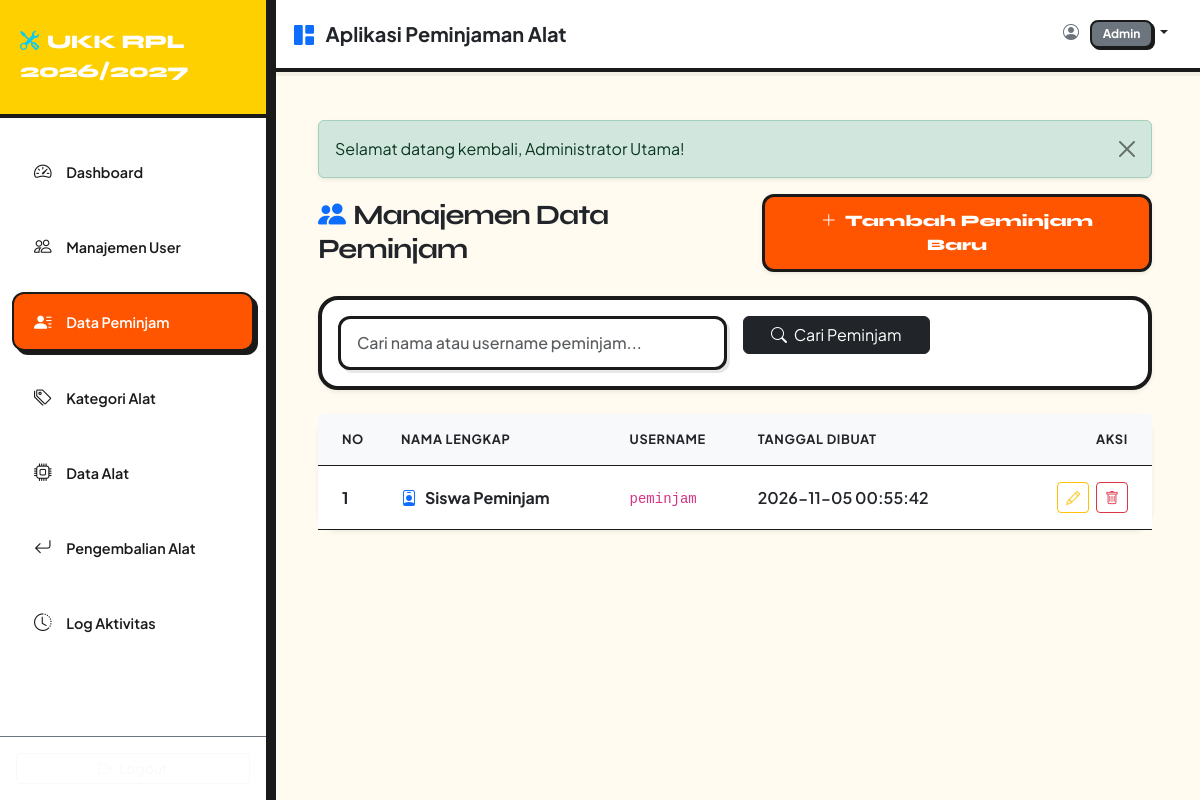
The page /public/index.php?route=admin/peminjam (signed in) on the database its author committed.
### tables this page shows
CREATE TABLE users (
    id_user INT AUTO_INCREMENT PRIMARY KEY,
    nama_lengkap VARCHAR(100) NOT NULL,
    username VARCHAR(50) NOT NULL UNIQUE,
    password VARCHAR(255) NOT NULL,
    role ENUM('admin', 'petugas', 'peminjam') NOT NULL,
    created_at TIMESTAMP DEFAULT CURRENT_TIMESTAMP,
    INDEX idx_username (username),
    INDEX idx_role (role)
);

### public/index.php (called while the page is built, shortened)
<?php
require_once __DIR__ . '/../config/app.php';
require_once __DIR__ . '/../routes/web.php';

### config/app.php (called while the page is built)
<?php
return [
    'app_name' => 'Aplikasi Peminjaman Alat UKK RPL',
    'app_version' => '1.0.0',
    'base_url' => 'http://localhost/aplikasi-peminjaman-1/public',
    'denda_per_hari' => 5000.00
];

### config/database.php (called while the page is built)
<?php
class Database {
    private static $instance = null;
    private $pdo;
    private $host = 'localhost';
    private $db_name = 'db_peminjaman';
    private $username = 'root';
    private $password = '';
    private function __construct() {
        try {
            $dsn = "mysql:host=" . $this->host . ";dbname=" . $this->db_name . ";charset=utf8mb4";
            $options = [
                PDO::ATTR_ERRMODE => PDO::ERRMODE_EXCEPTION,
                PDO::ATTR_DEFAULT_FETCH_MODE => PDO::FETCH_ASSOC,
                PDO::ATTR_EMULATE_PREPARES => false,
            ];
            $this->pdo = new PDO($dsn, $this->username, $this->password, $options);
        } catch(PDOException $e) {
            die("Koneksi Database Gagal: " . $e->getMessage());
        }
    }
    public static function getInstance() {
        if (self::$instance === null) {
            self::$instance = new self();
        }
        return self::$instance;
    }
    public function getConnection() {
        return $this->pdo;
    }
}

### models/User.php (called while the page is built, shortened)
<?php
require_once __DIR__ . '/../config/database.php';
class User {
    private $db;
    public function __construct() {
        $this->db = Database::getInstance()->getConnection();
    }
    public function getAll($role = null, $search = null) {
        $sql = "SELECT id_user, nama_lengkap, username, role, created_at FROM users WHERE 1=1";
        $params = [];
        if (!empty($role)) {
            $sql .= " AND role = ?";
            $params[] = $role;
        }
        $sql .= " ORDER BY id_user DESC";
        $stmt = $this->db->prepare($sql);
        $stmt->execute($params);
        return $stmt->fetchAll();
    }
}

### views/admin/peminjam.php (the view, shortened to what this page needs)
<?php
require_once __DIR__ . '/../layouts/header.php';
require_once __DIR__ . '/../layouts/sidebar.php';
require_once __DIR__ . '/../layouts/navbar.php';
$daftarPeminjam = $daftarPeminjam ?? [];
$baseUrl = $config['base_url'] ?? '';
$searchVal = $_GET['search'] ?? '';
?>
<div class="d-flex justify-content-between align-items-center mb-4">
    <h3 class="fw-bold text-dark m-0"><i class="bi bi-people-fill me-2 text-primary"></i>Manajemen Data Peminjam</h3>
    <a href="<?php echo htmlspecialchars($baseUrl); ?>/index.php?route=admin/users/create" class="btn btn-primary shadow-sm">
        <i class="bi bi-plus-lg me-1"></i> Tambah Peminjam Baru
    </a>
</div>
<div class="card shadow-sm mb-4">
    <div class="card-body">
        <form method="GET" action="" class="row g-3">
            <div class="col-md-6">
                <input type="text" name="search" class="form-control" placeholder="Cari nama atau username peminjam..." value="<?php echo htmlspecialchars($searchVal); ?>">
            </div>
            <div class="col-md-3">
                <button type="submit" class="btn btn-dark w-100"><i class="bi bi-search me-1"></i> Cari Peminjam</button>
            </div>
        </form>
    </div>
</div>
<div class="card border-0 shadow-sm">
    <div class="card-body p-0">
        <div class="table-responsive">
            <table class="table table-hover align-middle mb-0">
                <thead class="table-light">
                    <tr>
                        <th class="ps-4 py-3 text-dark fw-bold text-uppercase">No</th>
                        <th class="py-3 text-dark fw-bold text-uppercase">Nama Lengkap</th>
                        <th class="py-3 text-dark fw-bold text-uppercase">Username</th>
                        <th class="py-3 text-dark fw-bold text-uppercase">Tanggal Dibuat</th>
                        <th class="text-end pe-4 py-3 text-dark fw-bold text-uppercase">Aksi</th>
                    </tr>
                </thead>
                <tbody>
                    <?php if (empty($daftarPeminjam)): ?>
                        <tr><td colspan="5" class="text-center py-4 text-dark fw-semibold">Tidak ada data peminjam.</td></tr>
                    <?php else: ?>
                        <?php foreach ($daftarPeminjam as $index => $p): ?>
                            <tr>
                                <td class="ps-4 py-3 text-dark fw-bold"><?php echo $index + 1; ?></td>
                                <td class="fw-bold text-dark py-3"><i class="bi bi-person-badge text-primary me-2"></i><?php echo htmlspecialchars($p['nama_lengkap'] ?? ''); ?></td>
                                <td class="py-3"><code><?php echo htmlspecialchars($p['username'] ?? ''); ?></code></td>
                                <td class="py-3 text-dark fw-semibold"><?php echo htmlspecialchars($p['created_at'] ?? ''); ?></td>
                                <td class="text-end pe-4 py-3">
                                    <a href="<?php echo htmlspecialchars($baseUrl); ?>/index.php?route=admin/users/edit&id=<?php echo (int)$p['id_user']; ?>" class="btn btn-sm btn-outline-warning me-1" title="Edit">
                                        <i class="bi bi-pencil"></i>
                                    </a>
                                    <a href="<?php echo htmlspecialchars($baseUrl); ?>/index.php?route=admin/users/delete&id=<?php echo (int)$p['id_user']; ?>" class="btn btn-sm btn-outline-danger" onclick="return confirm('Yakin ingin menghapus peminjam ini?');" title="Hapus">
                                        <i class="bi bi-trash"></i>
                                    </a>
                                </td>
                            </tr>
                        <?php endforeach; ?>
                    <?php endif; ?>
                </tbody>
            </table>
        </div>
    </div>
</div>
<?php require_once __DIR__ . '/../layouts/footer.php'; ?>

### views/layouts/header.php (style rules this page uses)
:root { --ov-bg: #fffbf0; --ov-surface: #ffffff; --ov-text: #1a1a1a; --ov-muted: #666666; --ov-border: #1a1a1a; --ov-accent: #ff5500; --ov-yellow: #ffd000; }
body { background-color: var(--ov-bg); color: var(--ov-text); font-family: 'Plus Jakarta Sans', sans-serif; min-height: 100vh; }
h1, h2, h3, h4, h5, .brand-font { font-family: 'Syne', sans-serif; font-weight: 800; letter-spacing: -0.04em; }
.card { background-color: var(--ov-surface); border: 4px solid var(--ov-border); border-radius: 20px; box-shadow: 6px 6px 0 0 var(--ov-border); transition: all 0.15s ease; }
.table { color: var(--ov-text) !important; border-color: var(--ov-border) !important; }
.table-light { background-color: #fff4d1 !important; color: var(--ov-text) !important; border-color: var(--ov-border) !important; font-weight: 700; text-transform: uppercase; font-size: 0.8rem; letter-spacing: 0.05em; }
.form-control, .form-select { background-color: #ffffff; border: 3px solid var(--ov-border); border-radius: 12px; color: var(--ov-text); font-weight: 500; padding: 0.75rem 1rem; box-shadow: 3px 3px 0 0 rgba(26, 26, 26, 0.1); }
.btn-primary { background-color: var(--ov-accent); border: 3px solid var(--ov-border); border-radius: 12px; font-family: 'Syne', sans-serif; font-weight: 800; padding: 0.75rem 1.5rem; box-shadow: 4px 4px 0 0 var(--ov-border); transition: all 0.15s ease; color: #fff; }

### rows shown on the page
users: nama_lengkap "Siswa Peminjam", username "peminjam", created_at "2026-11-05 00:55:42"

### other values the page prints
$_SESSION['role'] "Admin"
$flash['message'] "Selamat datang kembali, Administrator Utama!"
